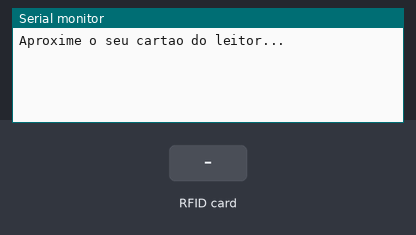
Bench run of a sketch on a simulated Arduino Mega 2560, built with avr-gcc and run on an emulated ATmega2560. On the bench: the last lines printed to the serial monitor. Inputs (shaded band) come from the test bench.

Above: at 1.2 s.
1.3 s: RFID card ED 78 03 CA held to the reader
At 2.2 s:
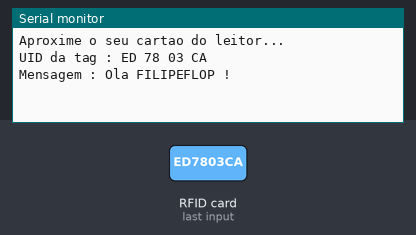
2.8 s: RFID card BD 9B 06 7D held to the reader
At 5.1 s:
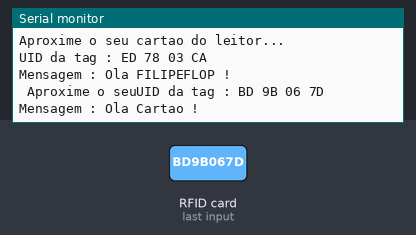
5.8 s: RFID card 5E 7A 19 C4 held to the reader
At 8.5 s:
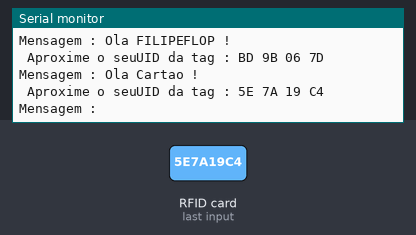
8.8 s: RFID card BD 9B 06 7D held to the reader
At 9.8 s:
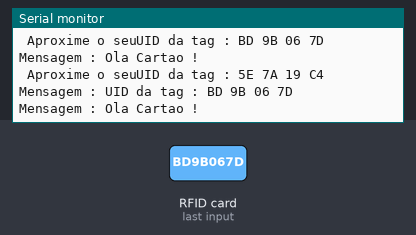
10.3 s: RFID card ED 78 03 CA held to the reader
At 12.7 s:
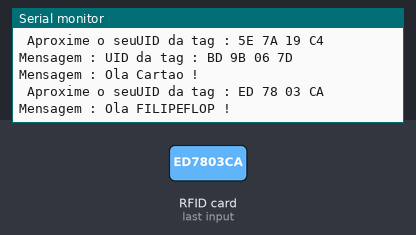
16.3 s: RFID card 5E 7A 19 C4 held to the reader
At 17.5 s:
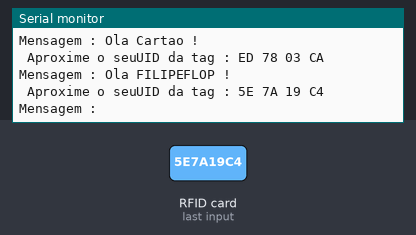

The sketch:

ProjetoFinal.ino
```cpp
#include <SPI.h>
#include <MFRC522.h>

#define SS_PIN 53
#define RST_PIN 5
MFRC522 mfrc522(SS_PIN, RST_PIN);   // Create MFRC522 instance.


//char st[20];

void setup()
{
  Serial.begin(9600);   // Inicia a serial
  SPI.begin();      // Inicia  SPI bus
  mfrc522.PCD_Init();   // Inicia MFRC522
  Serial.println("Aproxime o seu cartao do leitor...");
  Serial.println();
  //Define o número de colunas e linhas do LCD:
  }

void loop()
{
  // Look for new cards
  if ( ! mfrc522.PICC_IsNewCardPresent())
  {
    return;
  }
  // Select one of the cards
  if ( ! mfrc522.PICC_ReadCardSerial())
  {
    return;
  }
  //Mostra UID na serial
  Serial.print("UID da tag :");
  String conteudo= "";
  byte letra;
  for (byte i = 0; i < mfrc522.uid.size; i++)
  {
     Serial.print(mfrc522.uid.uidByte[i] < 0x10 ? " 0" : " ");
     Serial.print(mfrc522.uid.uidByte[i], HEX);
     conteudo.concat(String(mfrc522.uid.uidByte[i] < 0x10 ? " 0" : " "));
     conteudo.concat(String(mfrc522.uid.uidByte[i], HEX));
  }
  Serial.println();
  Serial.print("Mensagem : ");
  conteudo.toUpperCase();
  if (conteudo.substring(1) == "ED 78 03 CA") //UID 1 - Chaveiro
  {
    Serial.println("Ola FILIPEFLOP !");
    Serial.println();
    delay(3000);
    mensageminicial();
  }

  if (conteudo.substring(1) == "BD 9B 06 7D") //UID 2 - Cartao
  {
    Serial.println("Ola Cartao !");
    Serial.println();
    delay(3000);
    mensageminicial();
  }
}

void mensageminicial()
{
 Serial.print(" Aproxime o seu");
}
```

Measured:
- after the input at 1.3 s, the serial monitor: prints a new line at once (image 1)
- after the input at 2.8 s, the serial monitor: prints a new line after 1.5 s (image 2)
- after the input at 5.8 s, the serial monitor: prints a new line after 1.5 s (image 3)
- after the input at 8.8 s, the serial monitor: prints a new line at once (image 4)
- after the input at 10.3 s, the serial monitor: prints a new line after 1.5 s (image 5)
- after the input at 16.3 s, the serial monitor: prints a new line at once (image 6)
